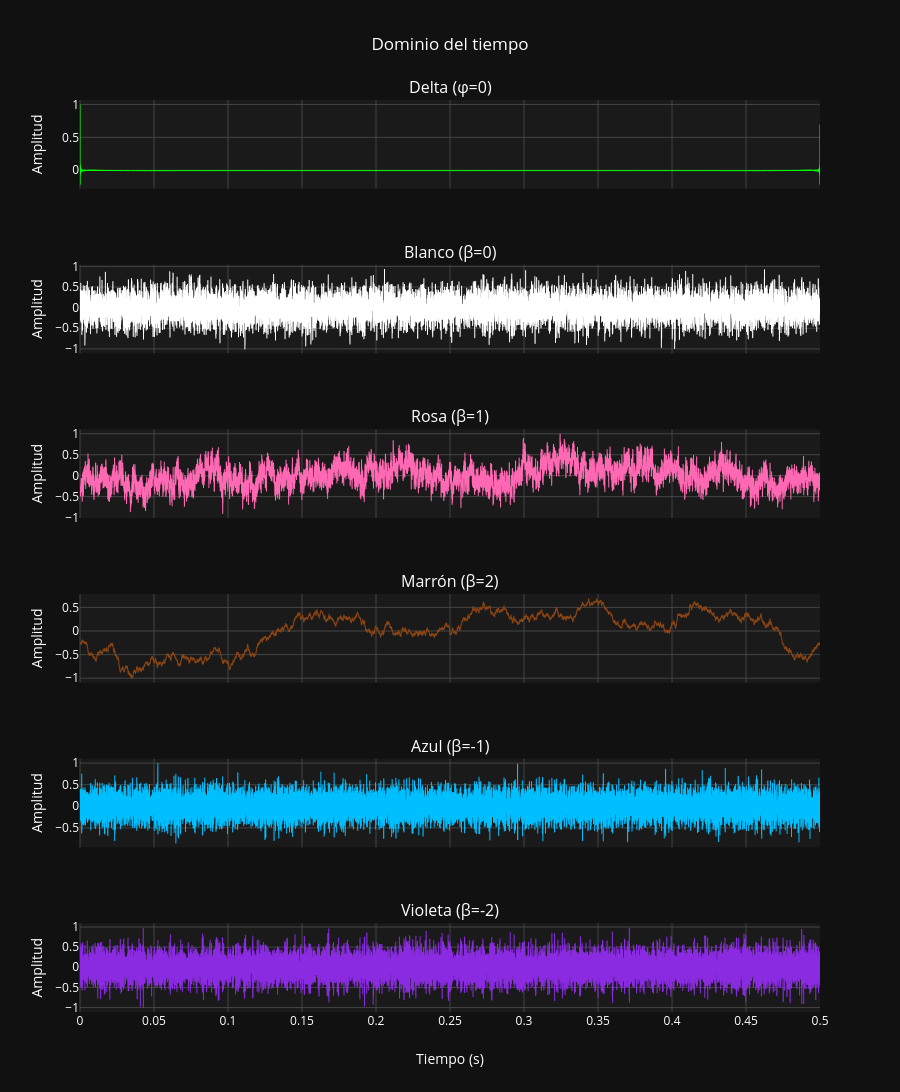

Source (notebook cell):
### Markdown cell above
## Dominio del tiempo

Graficamos las cuatro señales apiladas. Mostramos solo 10 ms para apreciar la forma de onda:

- **Delta**: pulso concentrado en $t=0$.
- **Blanco**: fluctuaciones rápidas e impredecibles.
- **Rosa**: oscilaciones con tendencia suave.
- **Browniano**: muy lento, con tendencia a derivar.

### Code cell
def plot_tiempo(senales, titulos, colores, sec_vis=0.5):
    n_vis = int(sec_vis * SRATE)
    t_vis = np.arange(n_vis) / SRATE
    fig = make_subplots(rows=len(senales), cols=1, shared_xaxes=True,
                        subplot_titles=titulos)
    for i, (sig, color) in enumerate(zip(senales, colores), start=1):
        fig.add_trace(go.Scattergl(
            x=t_vis, y=sig[:n_vis], mode='lines',
            line=dict(color=color, width=1)), row=i, col=1)
        fig.update_yaxes(title_text="Amplitud", row=i, col=1)
    fig.update_layout(title="Dominio del tiempo", height=200 * len(senales), showlegend=False)
    fig.update_xaxes(title_text="Tiempo (s)", row=len(senales), col=1)
    fig.show()

plot_tiempo(
    [h_delta, h_white, h_pink, h_brown, h_blue, h_violet],
    ["Delta (φ=0)", "Blanco (β=0)", "Rosa (β=1)", "Marrón (β=2)", "Azul (β=-1)", "Violeta (β=-2)"],
    [COLOR_DELTA, COLOR_WHITE, COLOR_PINK, COLOR_BROWN, COLOR_BLUE, COLOR_VIOLET]
)

### Figure 1 — Plotly figure (JSON) as saved in the notebook; plotly's stock layout.template omitted (floating-point values rounded to 4 significant figures; data arrays with more than 128 entries replaced by an {"elided": "..."} marker saying what was removed)
{"data": [{"line": {"color": "#00ff00", "width": 1}, "mode": "lines", "type": "scattergl", "x": {"elided": "22050 float values"}, "xaxis": "x", "y": {"elided": "22050 float values"}, "yaxis": "y"}, {"line": {"color": "#ffffff", "width": 1}, "mode": "lines", "type": "scattergl", "x": {"elided": "22050 float values"}, "xaxis": "x2", "y": {"elided": "22050 float values"}, "yaxis": "y2"}, {"line": {"color": "#ff69b4", "width": 1}, "mode": "lines", "type": "scattergl", "x": {"elided": "22050 float values"}, "xaxis": "x3", "y": {"elided": "22050 float values"}, "yaxis": "y3"}, {"line": {"color": "#8b4513", "width": 1}, "mode": "lines", "type": "scattergl", "x": {"elided": "22050 float values"}, "xaxis": "x4", "y": {"elided": "22050 float values"}, "yaxis": "y4"}, {"line": {"color": "#00bfff", "width": 1}, "mode": "lines", "type": "scattergl", "x": {"elided": "22050 float values"}, "xaxis": "x5", "y": {"elided": "22050 float values"}, "yaxis": "y5"}, {"line": {"color": "#8a2be2", "width": 1}, "mode": "lines", "type": "scattergl", "x": {"elided": "22050 float values"}, "xaxis": "x6", "y": {"elided": "22050 float values"}, "yaxis": "y6"}], "layout": {"annotations": [{"font": {"size": 16}, "showarrow": false, "text": "Delta (φ=0)", "x": 0.5, "xanchor": "center", "xref": "paper", "y": 1.0, "yanchor": "bottom", "yref": "paper"}, {"font": {"size": 16}, "showarrow": false, "text": "Blanco (β=0)", "x": 0.5, "xanchor": "center", "xref": "paper", "y": 0.8194, "yanchor": "bottom", "yref": "paper"}, {"font": {"size": 16}, "showarrow": false, "text": "Rosa (β=1)", "x": 0.5, "xanchor": "center", "xref": "paper", "y": 0.6389, "yanchor": "bottom", "yref": "paper"}, {"font": {"size": 16}, "showarrow": false, "text": "Marrón (β=2)", "x": 0.5, "xanchor": "center", "xref": "paper", "y": 0.4583, "yanchor": "bottom", "yref": "paper"}, {"font": {"size": 16}, "showarrow": false, "text": "Azul (β=-1)", "x": 0.5, "xanchor": "center", "xref": "paper", "y": 0.2778, "yanchor": "bottom", "yref": "paper"}, {"font": {"size": 16}, "showarrow": false, "text": "Violeta (β=-2)", "x": 0.5, "xanchor": "center", "xref": "paper", "y": 0.09722, "yanchor": "bottom", "yref": "paper"}], "height": 1200, "showlegend": false, "title": {"text": "Dominio del tiempo"}, "xaxis": {"anchor": "y", "domain": [0, 1], "matches": "x6", "showticklabels": false}, "xaxis2": {"anchor": "y2", "domain": [0, 1], "matches": "x6", "showticklabels": false}, "xaxis3": {"anchor": "y3", "domain": [0, 1], "matches": "x6", "showticklabels": false}, "xaxis4": {"anchor": "y4", "domain": [0, 1], "matches": "x6", "showticklabels": false}, "xaxis5": {"anchor": "y5", "domain": [0, 1], "matches": "x6", "showticklabels": false}, "xaxis6": {"anchor": "y6", "domain": [0, 1], "title": {"text": "Tiempo (s)"}}, "yaxis": {"anchor": "x", "domain": [0.9028, 1.0], "title": {"text": "Amplitud"}}, "yaxis2": {"anchor": "x2", "domain": [0.7222, 0.8194], "title": {"text": "Amplitud"}}, "yaxis3": {"anchor": "x3", "domain": [0.5417, 0.6389], "title": {"text": "Amplitud"}}, "yaxis4": {"anchor": "x4", "domain": [0.3611, 0.4583], "title": {"text": "Amplitud"}}, "yaxis5": {"anchor": "x5", "domain": [0.1806, 0.2778], "title": {"text": "Amplitud"}}, "yaxis6": {"anchor": "x6", "domain": [0, 0.09722], "title": {"text": "Amplitud"}}}}
